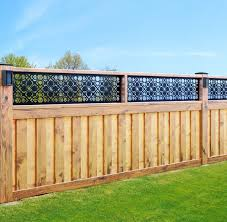
#> input picture fence-staining-visualizer/assets/fence_sample_1.jpg, 227 x 222 px; its folder holds only this picture in this run
$ python -i convert_labels_v2.py   (imports and definitions only)   (Python 2 division)
#> lines starting #> are read from the running program, lines starting #| are printed output that depends on the picture
"""
Enhanced Label-to-Mask Converter v2.0
======================================
Upgrades:
- Anti-aliased edge smoothing
- Morphological dilation for better coverage
- Multi-scale rendering for quality
- Comprehensive validation and logging
- Parallel processing support

Research basis:
- Anti-aliasing: Supersampling with Gaussian filtering
- Morphological operations: Serra (1982)
"""

import json
import cv2
import numpy as np
import os
from glob import glob
from tqdm import tqdm
from concurrent.futures import ProcessPoolExecutor

# ============================================================================
# CONFIGURATION
# ============================================================================
IMAGES_DIR = 'data/images'
MASKS_DIR = 'data/masks'
OUTPUT_REPORT = 'mask_conversion_report.txt'

# Mask generation parameters
SMOOTH_EDGES = True  # Enable anti-aliasing
DILATION_SIZE = 2  # Slight dilation for better coverage
SUPERSAMPLE_FACTOR = 4  # For anti-aliasing (higher = smoother, slower)
GAUSSIAN_KERNEL_SIZE = 5  # For edge smoothing

# Validation thresholds
MIN_FENCE_PERCENTAGE = 0.5  # Warn if less than 0.5% of image
MAX_FENCE_PERCENTAGE = 80.0  # Warn if more than 80% of image

# ============================================================================
# MASK GENERATION FUNCTIONS
# ============================================================================

def create_smooth_mask(data, smooth_edges=True, dilation_size=2):
    """
    Enhanced mask creation with optional edge smoothing and dilation.

    Args:
        data: LabelMe JSON data
        smooth_edges: If True, apply anti-aliasing
        dilation_size: Kernel size for morphological dilation

    Returns:
        numpy.ndarray: Binary mask (0=background, 255=fence)
    """
    height = data['imageHeight']
    width = data['imageWidth']
    mask = np.zeros((height, width), dtype=np.uint8)

    for shape in data['shapes']:
        if shape['label'].lower() != 'fence':
            continue

        points = np.array(shape['points'], dtype=np.float32)

        if len(points) < 3:
            continue  # Skip invalid polygons

        # Convert to integer coordinates
        points_int = np.round(points).astype(np.int32)

        if smooth_edges and SUPERSAMPLE_FACTOR > 1:
            # Create high-resolution mask for anti-aliasing
            scale = SUPERSAMPLE_FACTOR
            temp_height = height * scale
            temp_width = width * scale
            temp_mask = np.zeros((temp_height, temp_width), dtype=np.uint8)

            # Scale points
            scaled_points = (points * scale).astype(np.int32)

            # Fill polygon in high-res
            cv2.fillPoly(temp_mask, [scaled_points], 255)

            # Apply Gaussian blur for smooth edges
            if GAUSSIAN_KERNEL_SIZE > 0:
                kernel_size = GAUSSIAN_KERNEL_SIZE * scale
                if kernel_size % 2 == 0:
                    kernel_size += 1  # Must be odd
                temp_mask = cv2.GaussianBlur(
                    temp_mask,
                    (kernel_size, kernel_size),
                    0
                )

            # Downscale back to original resolution
            smooth_mask = cv2.resize(
                temp_mask,
                (width, height),
                interpolation=cv2.INTER_AREA
            )

            # Threshold to binary
            _, smooth_mask = cv2.threshold(
                smooth_mask,
                127,
                255,
                cv2.THRESH_BINARY
            )

            # Combine with main mask
            mask = cv2.bitwise_or(mask, smooth_mask)
        else:
            # Simple fill without anti-aliasing
            cv2.fillPoly(mask, [points_int], 255)

    # Apply morphological dilation for better coverage
    if dilation_size > 0:
        kernel = cv2.getStructuringElement(
            cv2.MORPH_ELLIPSE,
            (dilation_size, dilation_size)
        )
        mask = cv2.dilate(mask, kernel, iterations=1)

    return mask


# [195 lines left out: functions validate_mask, process_single_json, main, not called in this run]


# [2 lines not run here, left out]

>>> import cv2
>>> picture = cv2.imread('../fence-staining-visualizer/assets/fence_sample_1.jpg', cv2.IMREAD_GRAYSCALE)
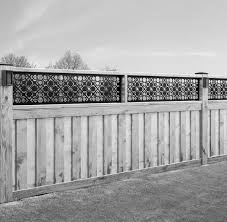
#> picture: shape (222, 227); min 0, max 252, mean 165.1
>>> result = create_smooth_mask(picture)
#> (the run stopped early here; a loop or call above may not have finished)
